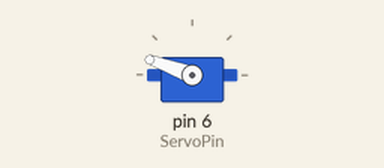
Simulated run of this sketch. Board: Arduino Uno, built with avr-gcc and run on an emulated ATmega328P. Shown: servo.

Above: at 0.05 s.
Timing chart, 0 to 3.0 s (numbered marks = the images above):
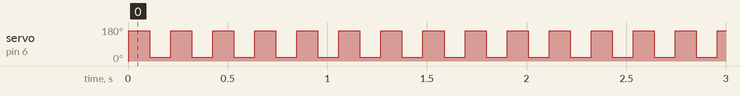

Measured:
- by itself, servo on pin 6 (ServoPin): alternates 160° for 0.11 s and 20° for 0.11 s

The sketch:

servomotor.ino
```cpp
#include <Servo.h> // Inclui a biblioteca Servo para controlar servos

int ServoPin = 6;
Servo meuServo; // Cria um objeto Servo para controlar o servo motor
int pos; // Declara uma variável para controlar a posição do servo motor

void setup() {
  pinMode(ServoPin, OUTPUT);
  meuServo.attach(ServoPin); // Associa o servo motor ao pino digital 6 do Arduino
  meuServo.write(0); // Define a posição inicial do servo motor para 0 graus
}

void loop() {
    // Movimento do servo de 0 a 90 graus
    for (pos = 0; pos < 180; pos+=40) {
        meuServo.write(pos); // Define a posição atual do servo
        delay(1); // Aguarda 15 milissegundos antes de mover para a próxima posição
    }
    delay(100); // Aguarda 1 segundo antes de iniciar o próximo movimento

    // Movimento do servo de 90 a 0 graus
    for (pos = 180; pos >= 0; pos-=40) {
        meuServo.write(pos); // Define a posição atual do servo
        delay(1); // Aguarda 15 milissegundos antes de mover para a próxima posição
    }
    delay(100); // Aguarda 1 segundo antes de iniciar o próximo ciclo
}
```
